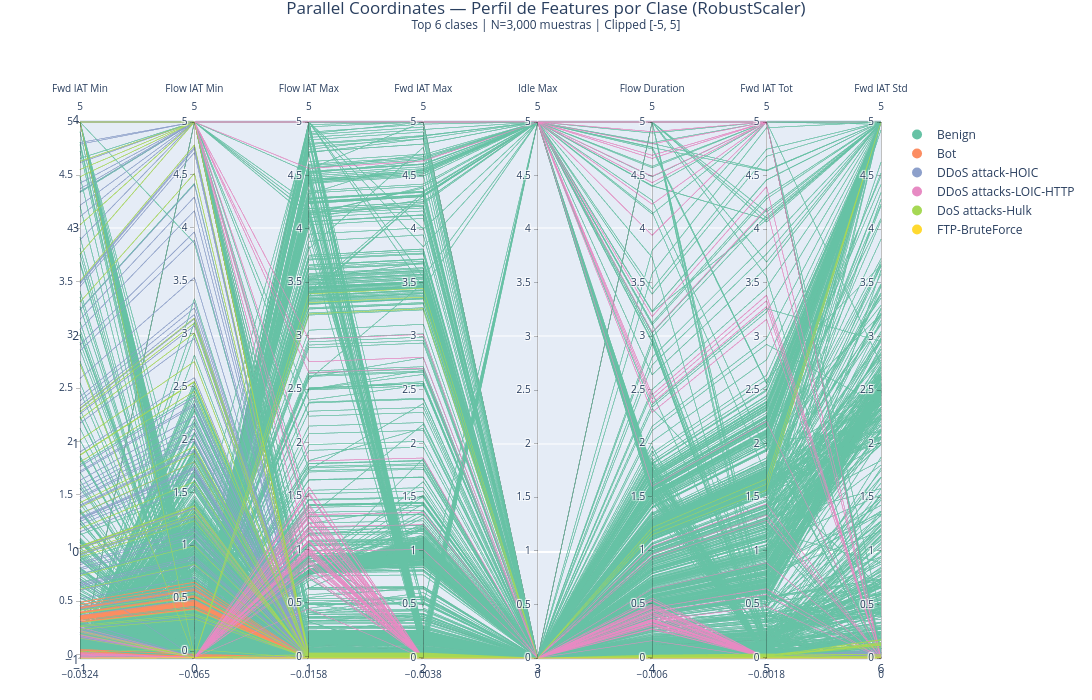

The cell this chart's notebook holds for it:
### Code cell
# === GRÁFICO 19: Parallel Coordinates — Perfil de Features por Clase ===
# Se usa RobustScaler (resistente a outliers) en lugar de MinMax para evitar
# compresión extrema de valores. Colores categóricos con leyenda explícita.
from sklearn.preprocessing import RobustScaler as _RobustScalerPC

print("📊 Gráfico 19: Parallel Coordinates (RobustScaler + colores categóricos)")

parallel_features = top_features[:8]
top_classes_par = label_counts["Label"].head(6).tolist()

parallel_sample = df_sample_pd[parallel_features + ["Label"]].dropna()
parallel_sample = parallel_sample[parallel_sample["Label"].isin(top_classes_par)]

if len(parallel_sample) > 3000:
	parallel_sample = parallel_sample.sample(3000, random_state=SEED)

# --- RobustScaler + clip [-5, 5] para legibilidad ---
scaler_par = _RobustScalerPC()
X_par_scaled = scaler_par.fit_transform(parallel_sample[parallel_features].values)
X_par_clipped = np.clip(X_par_scaled, -5, 5)

# --- Codificación categórica de clases ---
class_names_par = sorted(parallel_sample["Label"].unique())
class_to_id_par = {name: i for i, name in enumerate(class_names_par)}
parallel_sample = parallel_sample.copy()
parallel_sample["class_id"] = parallel_sample["Label"].map(class_to_id_par)

# --- Escala de color categórica ---
colors_par = px.colors.qualitative.Set2[:len(class_names_par)]
colorscale_par = []
for i, color in enumerate(colors_par):
	low = i / len(class_names_par)
	high = (i + 1) / len(class_names_par)
	colorscale_par.append([low, color])
	colorscale_par.append([high, color])

# --- Dimensiones (ejes) ---
dimensions_par = []
for i, col in enumerate(parallel_features):
	dimensions_par.append(dict(
    	range=[float(X_par_clipped[:, i].min()), float(X_par_clipped[:, i].max())],
    	label=col,
    	values=X_par_clipped[:, i],
	))

# --- Gráfico Parcoords ---
fig_par = go.Figure(
	data=go.Parcoords(
    	line=dict(
        	color=parallel_sample["class_id"].values,
        	colorscale=colorscale_par,
        	showscale=False,
        	cmin=0,
        	cmax=len(class_names_par) - 1,
    	),
    	dimensions=dimensions_par,
	)
)

# --- Leyenda manual (Parcoords no soporta leyenda nativa en Plotly) ---
for i, name in enumerate(class_names_par):
	fig_par.add_trace(go.Scatter(
    	x=[None], y=[None],
    	mode="markers",
    	marker=dict(size=10, color=colors_par[i]),
    	name=name,
    	showlegend=True,
	))

fig_par.update_layout(
	title=dict(
    	text=(
        	f"Parallel Coordinates — Perfil de Features por Clase (RobustScaler)<br>"
        	f"<sup>Top 6 clases | N={len(parallel_sample):,} muestras | Clipped [-5, 5]</sup>"
    	),
    	y=0.98,
    	x=0.5,
    	xanchor="center",
    	yanchor="top",
	),
	width=1200, height=700,
	margin=dict(l=80, r=80, t=120, b=40),
)
fig_par.show()
fig_par.write_html(os.path.join(FIGURES_PATH, "19_parallel_coordinates.html"))
print(f"   💾 Figura guardada: {os.path.join(FIGURES_PATH, '19_parallel_coordinates.html')}")
try:
	fig_par.write_image(os.path.join(FIGURES_PATH, "19_parallel_coordinates.png"), scale=2)
	print(f"   💾 Figura guardada: {os.path.join(FIGURES_PATH, '19_parallel_coordinates.png')}")
except Exception:
	print("   ⚠️ PNG no generado (kaleido no disponible) — incluir screenshot en el PDF")

### Figure 1 — Plotly figure (JSON) as saved in the notebook; plotly's stock layout.template omitted (floating-point values rounded to 4 significant figures; data arrays with more than 128 entries replaced by an {"elided": "..."} marker saying what was removed)
{"data": [{"dimensions": [{"label": "Fwd IAT Min", "range": [-0.0324, 5], "values": {"elided": "3000 float values"}}, {"label": "Flow IAT Min", "range": [-0.06505, 5], "values": {"elided": "3000 float values"}}, {"label": "Flow IAT Max", "range": [-0.01577, 5], "values": {"elided": "3000 float values"}}, {"label": "Fwd IAT Max", "range": [-0.003818, 5], "values": {"elided": "3000 float values"}}, {"label": "Idle Max", "range": [0, 5], "values": {"elided": "3000 float values"}}, {"label": "Flow Duration", "range": [-0.005984, 5], "values": {"elided": "3000 float values"}}, {"label": "Fwd IAT Tot", "range": [-0.001847, 5], "values": {"elided": "3000 float values"}}, {"label": "Fwd IAT Std", "range": [0, 5], "values": {"elided": "3000 float values"}}], "line": {"cmax": 5, "cmin": 0, "color": {"elided": "3000 int values"}, "colorscale": [[0, "rgb(102,194,165)"], [0.1667, "rgb(102,194,165)"], [0.1667, "rgb(252,141,98)"], [0.3333, "rgb(252,141,98)"], [0.3333, "rgb(141,160,203)"], [0.5, "rgb(141,160,203)"], [0.5, "rgb(231,138,195)"], [0.6667, "rgb(231,138,195)"], [0.6667, "rgb(166,216,84)"], [0.8333, "rgb(166,216,84)"], [0.8333, "rgb(255,217,47)"], [1, "rgb(255,217,47)"]], "showscale": false}, "type": "parcoords"}, {"marker": {"color": "rgb(102,194,165)", "size": 10}, "mode": "markers", "name": "Benign", "showlegend": true, "type": "scatter", "x": [null], "y": [null]}, {"marker": {"color": "rgb(252,141,98)", "size": 10}, "mode": "markers", "name": "Bot", "showlegend": true, "type": "scatter", "x": [null], "y": [null]}, {"marker": {"color": "rgb(141,160,203)", "size": 10}, "mode": "markers", "name": "DDoS attack-HOIC", "showlegend": true, "type": "scatter", "x": [null], "y": [null]}, {"marker": {"color": "rgb(231,138,195)", "size": 10}, "mode": "markers", "name": "DDoS attacks-LOIC-HTTP", "showlegend": true, "type": "scatter", "x": [null], "y": [null]}, {"marker": {"color": "rgb(166,216,84)", "size": 10}, "mode": "markers", "name": "DoS attacks-Hulk", "showlegend": true, "type": "scatter", "x": [null], "y": [null]}, {"marker": {"color": "rgb(255,217,47)", "size": 10}, "mode": "markers", "name": "FTP-BruteForce", "showlegend": true, "type": "scatter", "x": [null], "y": [null]}], "layout": {"height": 700, "margin": {"b": 40, "l": 80, "r": 80, "t": 120}, "title": {"text": "Parallel Coordinates — Perfil de Features por Clase (RobustScaler)<br><sup>Top 6 clases | N=3,000 muestras | Clipped [-5, 5]</sup>", "x": 0.5, "xanchor": "center", "y": 0.98, "yanchor": "top"}, "width": 1200}}
